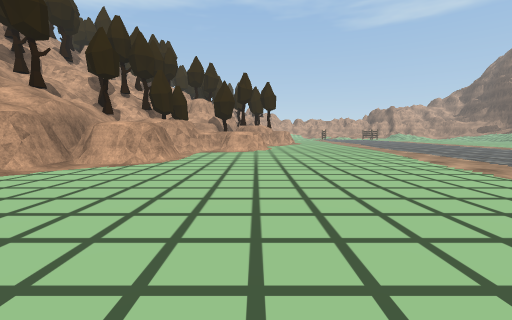
View 1 (above)

22 first-person views from a walk through a 3-D level made in the Unity game engine. The camera is 1.3 m above the floor, tilts 6° down and sees 90° across. The floor is counted in squares, 2 m on a side. Each view is taken from the middle of a square. On the plan, view 1 faces up. The plan holds only what a view shows up to about 9 squares ahead; the rest is blank. The place goes on beyond the plan. The player is left out. Some surface patterns are stand-ins.

View 2
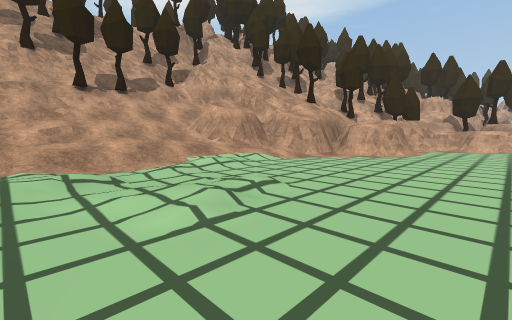

View 3
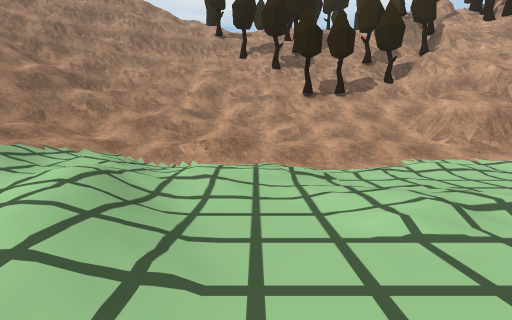

View 4
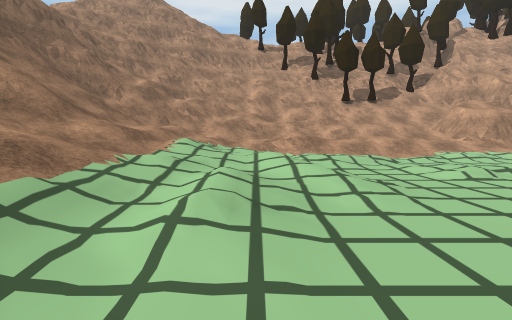

View 5
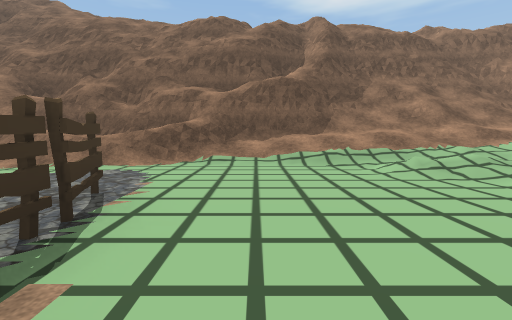

View 6
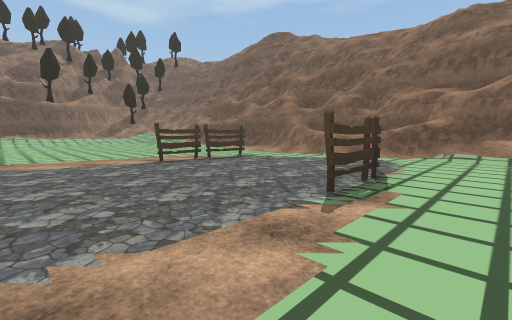

View 7
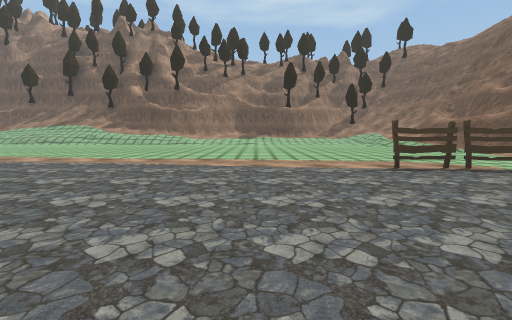

View 8
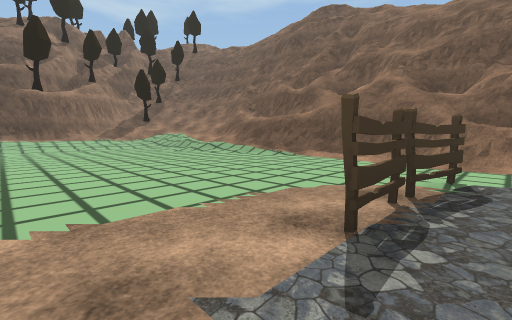

View 9
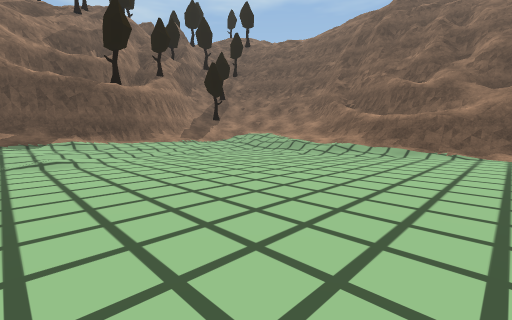

View 10
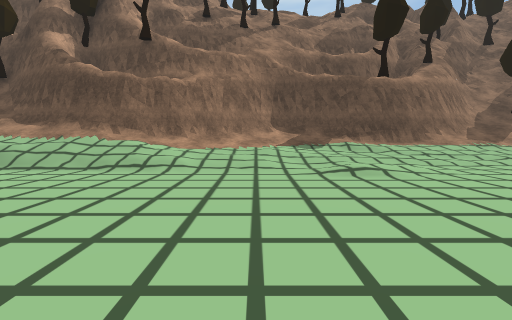

View 11
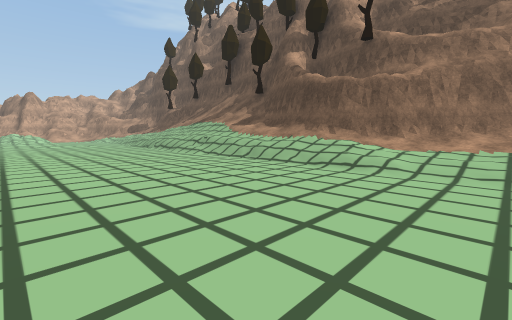

View 12
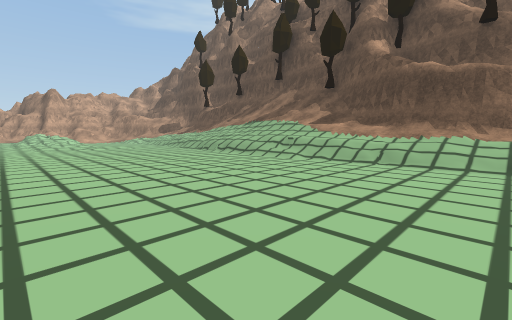

View 13
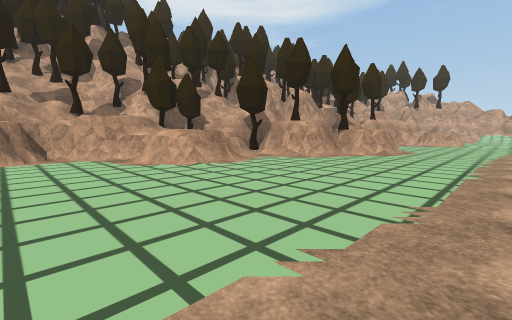

View 14
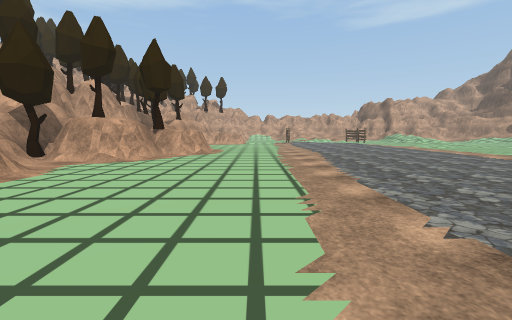

View 15
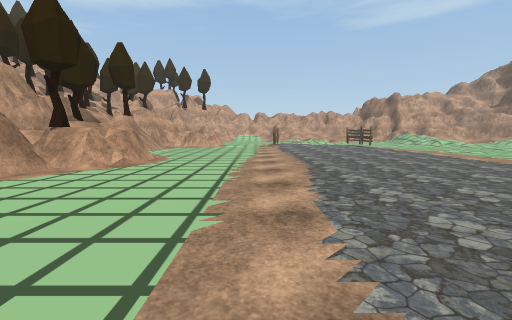

View 16
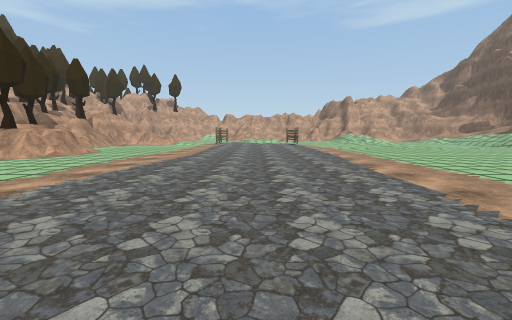

View 17
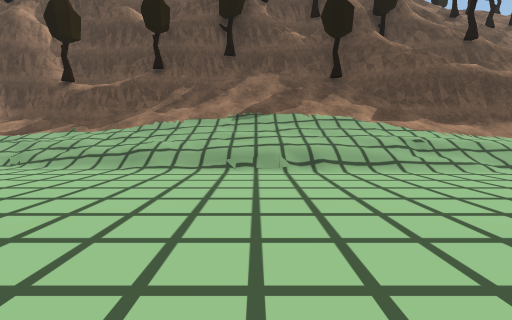

View 18
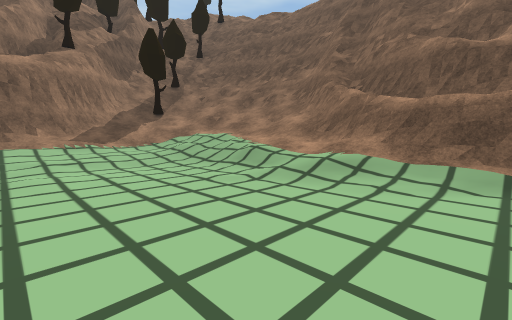

View 19
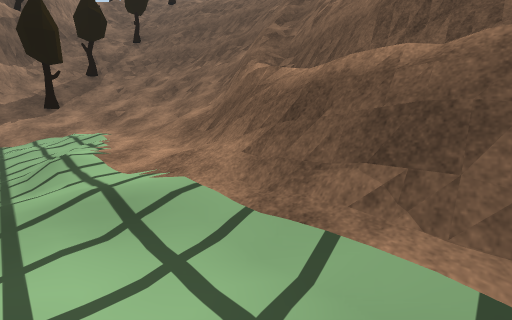

View 20
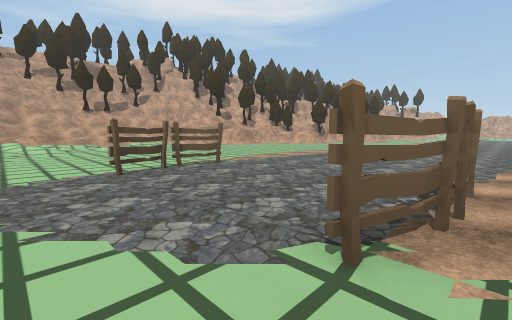

View 21
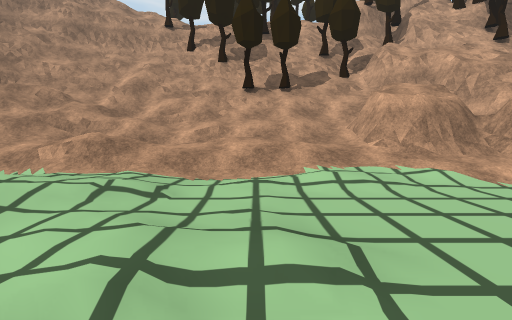

View 22
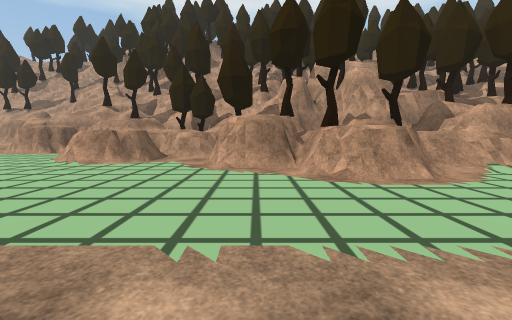

### Floor plan
Key: @ floor where view 1 was taken; # wall or solid block; . main floor; : floor 4.5 m higher than the main floor; + floor 5.25 m higher than the main floor; * floor 5.5 m higher than the main floor; / step, stairs or slope; = window, fence, low wall or low ledge; ^ raised ledge; T tree; F fence.
Columns run from 10 left of view 1 to 25 right of it. Each row starts with its distance up from view 1.
 19         #T^#.............   .///##
 18         ##//.............. ..////#
 17         #####................////#
 16          #=##................////#
 15         ####.................////#
 14         ####.................////#
 13         #///.................///=#
 12         #/...................///##
 11         #=#..................///#
 10         #=#..................//##
  9        ##....................//#
  8        #.....................//#
  7       ##.....................//#
  6      ###.....................//##
  5  ######......................///#
  4 ##/ ##/......................///##
  3 T /^#//...................../////#
  2 =//////.....................////##
  1  T/////.......................//#
  0  T/////./.@..................///#
 -1 T////////.....F....F..........//#
 -2 =///////......F....F.........///##
 -3 #/////////........F..........////##
 -4 ///////////...............////////##
 -5  ///////////....////...//////////T##
 -6  ///////////////////######==//////:#
 -7 =*////////////##############=/////=#
 -8 #=+ =//////######  ##     ####===##
 -9 ##= #==///##       ##        #####

Positions as (right, up) in squares from view 1, and headings:
1: (0, 0), facing up
2: (0, -2), facing up-left
3: (0, -2), facing left
4: (2, -4), facing left
5: (3, 0), facing down
6: (3, 2), facing down-right
7: (4, 2), facing right
8: (8, 1), facing down-right
9: (12, 3), facing down-right
10: (14, 4), facing right
11: (14, 4), facing up-right
12: (13, 7), facing up-right
13: (5, 7), facing up-left
14: (4, 7), facing up
15: (5, 10), facing up
16: (8, 8), facing up
17: (14, 15), facing right
18: (14, -1), facing down-right
19: (14, -4), facing down-right
20: (9, -4), facing up-left
21: (-1, 0), facing left
22: (6, 14), facing left
